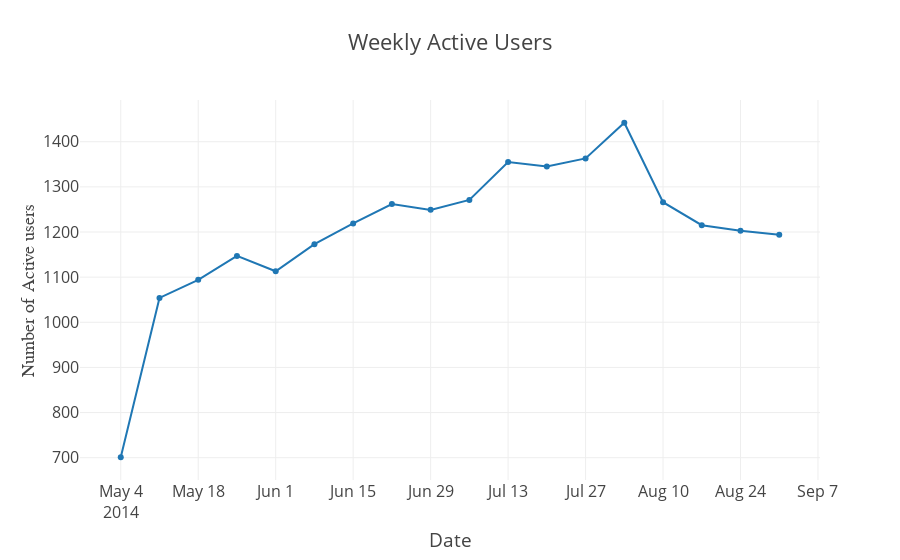

The notebook cell this image was saved under:
### Code cell
iplot({'data': [{"x":event_weekly_active.index, "y": event_weekly_active}],
       'layout': {'title': 'Weekly Active Users',
                          'font': dict(size=16),       
                  'xaxis': {'title':'Date'},
                  'yaxis': {'title':'Number of Active users',
                           'titlefont': {'family':'default',
                                 'size':18,
                                  #'color':'black'
                                        }}
      } 
      })

### Figure 1 — Plotly figure (JSON) as saved in the notebook; plotly's stock layout.template omitted (floating-point values rounded to 4 significant figures)
{"data": [{"type": "scatter", "uid": "8f38e0c0-94ef-11e8-9fdd-34363b6f0ee2", "x": ["2014-05-04", "2014-05-11", "2014-05-18", "2014-05-25", "2014-06-01", "2014-06-08", "2014-06-15", "2014-06-22", "2014-06-29", "2014-07-06", "2014-07-13", "2014-07-20", "2014-07-27", "2014-08-03", "2014-08-10", "2014-08-17", "2014-08-24", "2014-08-31"], "y": [701, 1054, 1094, 1147, 1113, 1173, 1219, 1262, 1249, 1271, 1355, 1345, 1363, 1442, 1266, 1215, 1203, 1194]}], "layout": {"font": {"size": 16}, "title": "Weekly Active Users", "xaxis": {"title": "Date"}, "yaxis": {"title": "Number of Active users", "titlefont": {"family": "default", "size": 18}}}}
